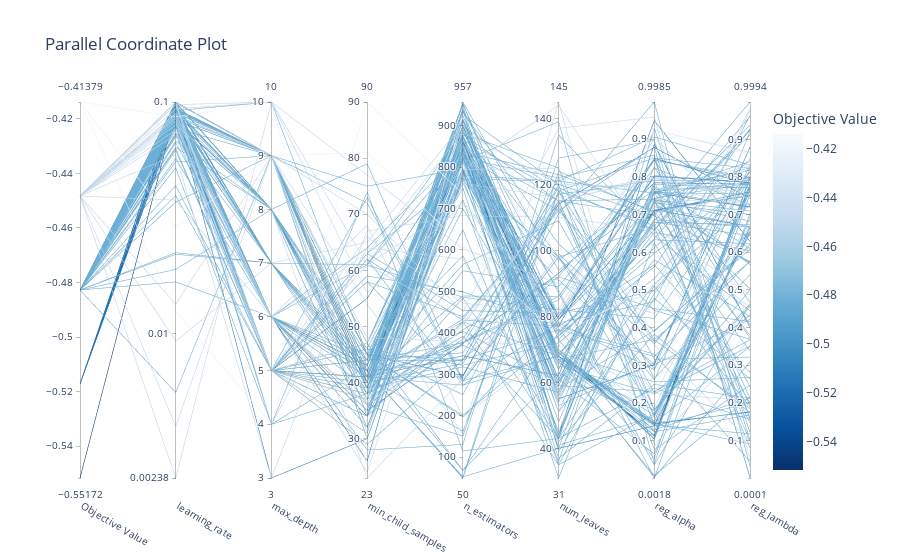

The notebook cell saved with this chart:
### Code cell
plot_parallel_coordinate(study)

### Figure 1 — Plotly figure (JSON) as saved in the notebook; plotly's stock layout.template omitted (floating-point values rounded to 4 significant figures; data arrays with more than 128 entries replaced by an {"elided": "..."} marker saying what was removed)
{"data": [{"dimensions": [{"label": "Objective Value", "range": [-0.5517, -0.4138], "values": {"elided": "167 float values"}}, {"label": "learning_rate", "range": [-2.624, -1.0], "ticktext": ["0.00238", "0.01", "0.1"], "tickvals": [-2.624, -2, -1.0], "values": {"elided": "167 float values"}}, {"label": "max_depth", "range": [3, 10], "values": {"elided": "167 int values"}}, {"label": "min_child_samples", "range": [23, 90], "values": {"elided": "167 int values"}}, {"label": "n_estimators", "range": [50, 957], "values": {"elided": "167 int values"}}, {"label": "num_leaves", "range": [31, 145], "values": {"elided": "167 int values"}}, {"label": "reg_alpha", "range": [0.001771, 0.9985], "values": {"elided": "167 float values"}}, {"label": "reg_lambda", "range": [6.947e-05, 0.9994], "values": {"elided": "167 float values"}}], "labelangle": 30, "labelside": "bottom", "line": {"color": {"elided": "167 float values"}, "colorbar": {"title": {"text": "Objective Value"}}, "colorscale": [[0, "rgb(247,251,255)"], [0.125, "rgb(222,235,247)"], [0.25, "rgb(198,219,239)"], [0.375, "rgb(158,202,225)"], [0.5, "rgb(107,174,214)"], [0.625, "rgb(66,146,198)"], [0.75, "rgb(33,113,181)"], [0.875, "rgb(8,81,156)"], [1, "rgb(8,48,107)"]], "reversescale": true, "showscale": true}, "type": "parcoords"}], "layout": {"title": {"text": "Parallel Coordinate Plot"}}}
